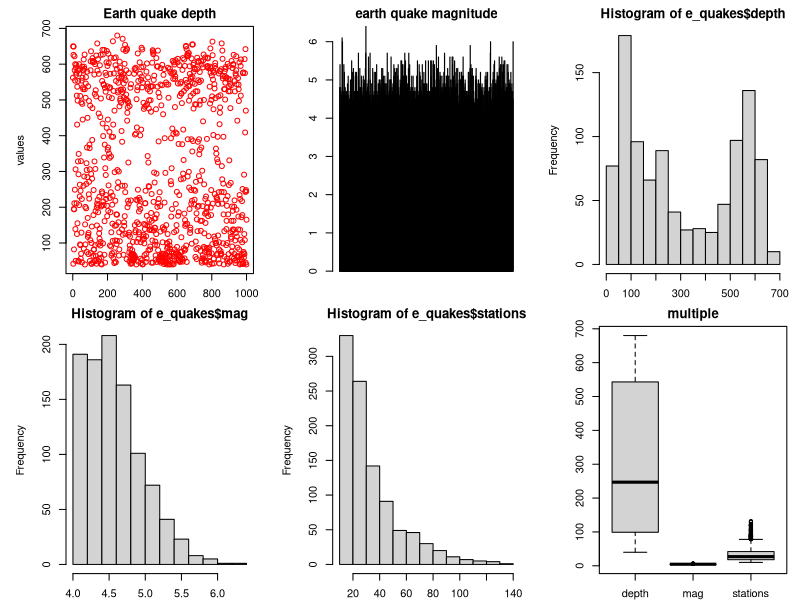

Write R code to recreate this figure.
library(datasets)
data("quakes")
e_quakes<-datasets::quakes
View(e_quakes)
head(e_quakes)
tail(e_quakes)
e_quakes[1:5,3:5]
summary(e_quakes$depth)
summary(e_quakes$mag)
summary(e_quakes$stations)


par(mfrow=c(2,3),mar=c(2,5,2,1),las=0,bty="o")
plot(e_quakes$depth, xlab='quake depth', ylab='values', main='Earth quake depth', col='red')
barplot(e_quakes$mag, main='earth quake magnitude', xlab = 'levels', col='blue')
hist(e_quakes$depth)
hist(e_quakes$mag)
hist(e_quakes$stations)
boxplot(e_quakes[,3:5],main='multiple')

